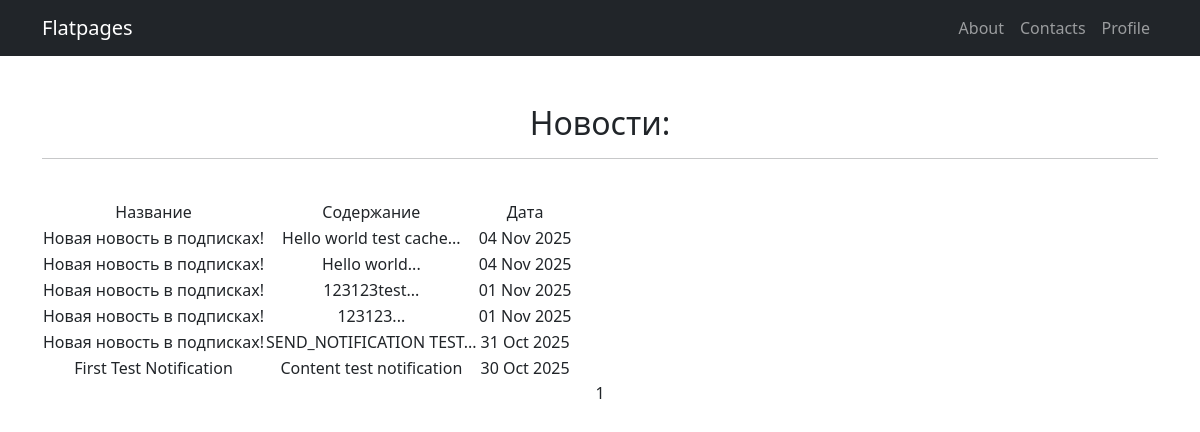
/profile/notifications/ (signed in), run on the app's committed database.
### articles/models.py (models this page shows, shortened)
class Notifications(models.Model):
    name = models.CharField(max_length=250)
    message = models.TextField()
    creation = models.DateTimeField(auto_now_add=True)
    delete_time = models.DateTimeField(null=True, blank=True, verbose_name = "Время удаления")
    users = models.ManyToManyField(User, related_name='notifications')

### articles/views.py (the view)
# urls.py: path('profile/notifications/', NotificationsList.as_view(), name='notifications'),
class NotificationsList(ListView, LoginRequiredMixin):
    model = Notifications
    template_name = 'notifications.html'
    context_object_name = 'notifications'
    paginate_by = 10
    def get_queryset(self):
        return Notifications.objects.filter(users=self.request.user).order_by("-creation")

### templates/notifications.html (shortened to what this page needs)
{% extends 'flatpages/sample.html' %}
{% load custom_filters %}
{% load custom_tags %}
{%block body%}
    <h2>Новости:</h2>
    <hr>
    {% if notifications %}
    <br>
        <table>
            <tr>
                <td>Название</td>
                <td>Содержание</td>
                <td>Дата</td>
            </tr>
            {% for notification in notifications %}
            <tr>
                <td>{{ notification.name }}</td>
                <td>{{ notification.message }}</td>
                <td>{{ notification.creation | date:'d M Y' }}</td>
            </tr>
            {% endfor %}
        </table>
    {% else %}
        <h2>Уведомлений нет...</h2>
    {% endif %}
    {{ page_obj.number }}
{%endblock body%}

### data on the page
Notifications: name "Новая новость в подписках!", message "Hello world test cache...", creation "04 Nov 2025"
Notifications: name "Новая новость в подписках!", message "Hello world...", creation "04 Nov 2025"
Notifications: name "Новая новость в подписках!", message "123123test...", creation "01 Nov 2025"
Notifications: name "Новая новость в подписках!", message "123123...", creation "01 Nov 2025"
Notifications: name "Новая новость в подписках!", message "SEND_NOTIFICATION TEST...", creation "31 Oct 2025"
Notifications: name "First Test Notification", message "Content test notification", creation "30 Oct 2025"

### other printed values
{{ page_obj.number }} "1"
